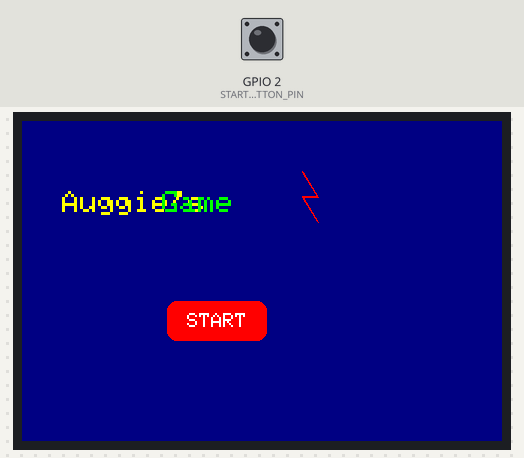
A sketch run on a simulated ESP32. On the bench: 480×320 colour display. The test bench sets the inputs (shaded band); at power-on: GPIO 2 (START_BUTTON_PIN) HIGH. Random numbers use the default seed unless the sketch sets one; what the sketch prints to the serial monitor is not drawn.

Above: at 0.4 s.
At 3.4 s:
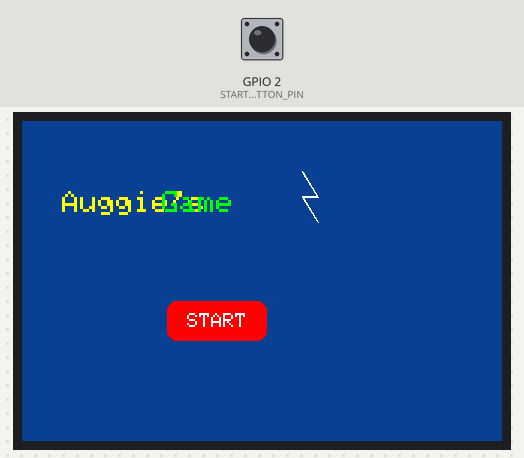
4.0 s: GPIO 2 (START_BUTTON_PIN) pulled LOW for 0.15 s
At 5.2 s:
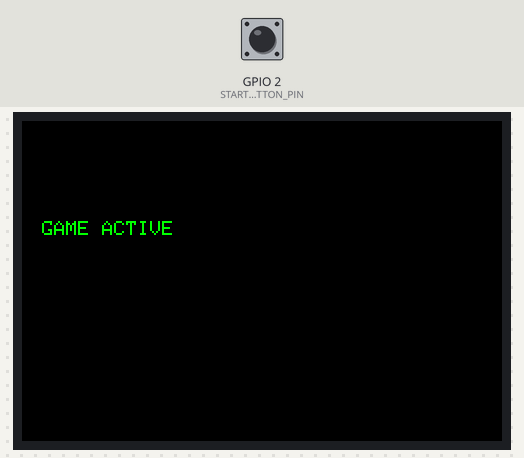
Timing chart, 0 to 7.0 s (numbered marks = the images above; inputs shaded):
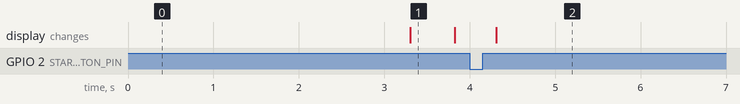

The sketch:

auggie_game.ino
```cpp
#include <TFT_eSPI.h>

TFT_eSPI tft = TFT_eSPI();

// Colors
const uint16_t COLOR_BG      = 0x0010; // near black
const uint16_t COLOR_BG_FLASH = 0x0A12;
const uint16_t COLOR_TEXT    = 0xFFE0; // pale yellow-white
const uint16_t COLOR_BTN     = 0xF800; // dark blue
const uint16_t COLOR_BTN_HI  = 0x07E0; // brighter blue
const uint16_t COLOR_BTN_TXT = 0xFFFF;

// Button geometry (adjust to your display size)
const int BTN_X = 90;
const int BTN_Y = 160;
const int BTN_W = 170;
const int BTN_H = 60;

// *** NEW: Define the physical button pin ***
const int START_BUTTON_PIN = 2; // Assuming GPIO 2 for the physical button

unsigned long lastFlash = 0;
unsigned long nextFlash = 0;
int flashState = 0;        // 0 = off, 1 = flashing
int flashIntensity = 0;
bool userTriggeredStart = false; // Renamed from userPressed
bool inSplashState = true; // State machine flag

void setup() {
  Serial.begin(115200);

  // Initialize the physical button pin as INPUT_PULLUP
  pinMode(START_BUTTON_PIN, INPUT_PULLUP);

  // 1. Initialize the TFT Display
  tft.init();
  tft.setRotation(1); // landscape

  // 2. Draw the initial splash screen
  drawSplash(false);

  // 3. Invert display only if required by hardware (use with caution)
  // tft.invertDisplay(true);
}

// --- Helper Function to Draw Thick Lines (Replaces setLineWidth) ---
void drawThickLine(int x1, int y1, int x2, int y2, uint16_t color) {
    // Draw a line of effective thickness (e.g., 3 pixels wide)
    // This draws several slightly offset lines to simulate thickness.
    tft.drawLine(x1, y1, x2, y2, color);
    tft.drawLine(x1 + 1, y1 + 1, x2 + 1, y2 + 1, color);
    tft.drawLine(x1, y1 + 1, x2, y2, color);
}


void drawSplash(bool flash) {
  uint16_t bg = flash ? COLOR_BG_FLASH : COLOR_BG;
  tft.fillScreen(bg);

  // Title
  // Smaller font size and stylized offset
  tft.setTextSize(3);
  tft.setTextColor(COLOR_TEXT);
  tft.setCursor(40, 70);
  tft.print("Auggie's");

  // Stylized "Game" part
  tft.setTextColor(0x07E0); // Light Blue accent for "Game"
  tft.setCursor(140, 70);
  tft.print("Game");

  // Lightning bolt graphic next to title (Using the custom function)
  // Adjust coordinates to match new text position
  // Strike 1
  drawThickLine(280, 50, 295, 75, flash ? 0xFFFF : 0xF800);
  // Strike 2
  drawThickLine(295, 75, 280, 75, flash ? 0xFFFF : 0xF800);
  // Strike 3
  drawThickLine(280, 75, 295, 100, flash ? 0xFFFF : 0xF800);

  // Start button
  drawButton(false);
}

void drawButton(bool highlighted) {
  // Smaller button geometry
  int w = 100;
  int h = 40;
  int x = 145; // Centered roughly
  int y = 180; // Positioned below title

  tft.fillRoundRect(x, y, w, h, 10, highlighted ? COLOR_BTN_HI : COLOR_BTN);
  tft.setTextColor(COLOR_BTN_TXT);
  tft.setTextSize(2);
  int txtW = tft.textWidth("START");
  tft.setCursor(x + (w - txtW) / 2, y + 12);
  tft.print("START");
}

// Check the physical button status
bool isStartButtonPressed() {
  // Button is active LOW because we used INPUT_PULLUP
  if (digitalRead(START_BUTTON_PIN) == LOW) {
    return true;
  }
  return false;
}

void loop() {
  unsigned long now = millis();

  // --- 1. Handle Splash Screen Animation (If we are still in the splash state) ---
  if (inSplashState) {

    // Handle Lightning Animation Timing
    if (flashState == 0) {
      if (nextFlash == 0) {
        nextFlash = now + random(1000, 4000);
      } else if (now >= nextFlash) {
        flashState = 1;
        flashIntensity = 2 + random(0, 2);
      }
    } else {
      // Flash on/off rapidly
      static unsigned long lastToggle = 0;
      if (now - lastToggle > 80) {
        lastToggle = now;
        // Redraw based on intensity parity to create the flicker
        if (flashIntensity % 2 == 1) drawSplash(true);
        else drawSplash(false);
        flashIntensity--;
      }
      if (flashIntensity <= 0) {
        flashState = 0;
        nextFlash = 0;
        drawSplash(false);
      }
    }

    // Handle Button Input
    if (isStartButtonPressed() && !userTriggeredStart) {
      userTriggeredStart = true; // Set flag immediately
      // Wait until the physical button is released to prevent repeated triggers
      while(digitalRead(START_BUTTON_PIN) == LOW) {
          delay(50); // Wait briefly in loop() until release
      }

      // Transition state immediately upon release
      inSplashState = false;
      startGame(); // Transition to game state
    }
  }

  // --- 2. Game State (If the button was pressed) ---
  if (!inSplashState) {
      // Keep the game logic running here
  }

  // Small delay to prevent the loop from running too fast for the animation logic
  delay(20);
}

// Call this function when the user successfully presses the button
void startGame() {
  // Clear the screen and reset the state
  tft.fillScreen(TFT_BLACK);

  // Reset animation variables
  flashState = 0;
  nextFlash = 0;
  inSplashState = false;

  Serial.println("--- SPAWN! Transitioning to Game State ---");

  // Draw a confirmation message instead of the lightning animation
  tft.setTextSize(2);
  tft.setTextColor(0x07E0);
  tft.drawString("GAME ACTIVE", 20, 100, 1); // Draw confirmation text
}
```

Measured:
- after the input at 4.0 s, the display: changes after 0.31 s (image 2)
- what the display in image 1 shows lasts 0.5 s, from 3.3 s to 3.8 s
